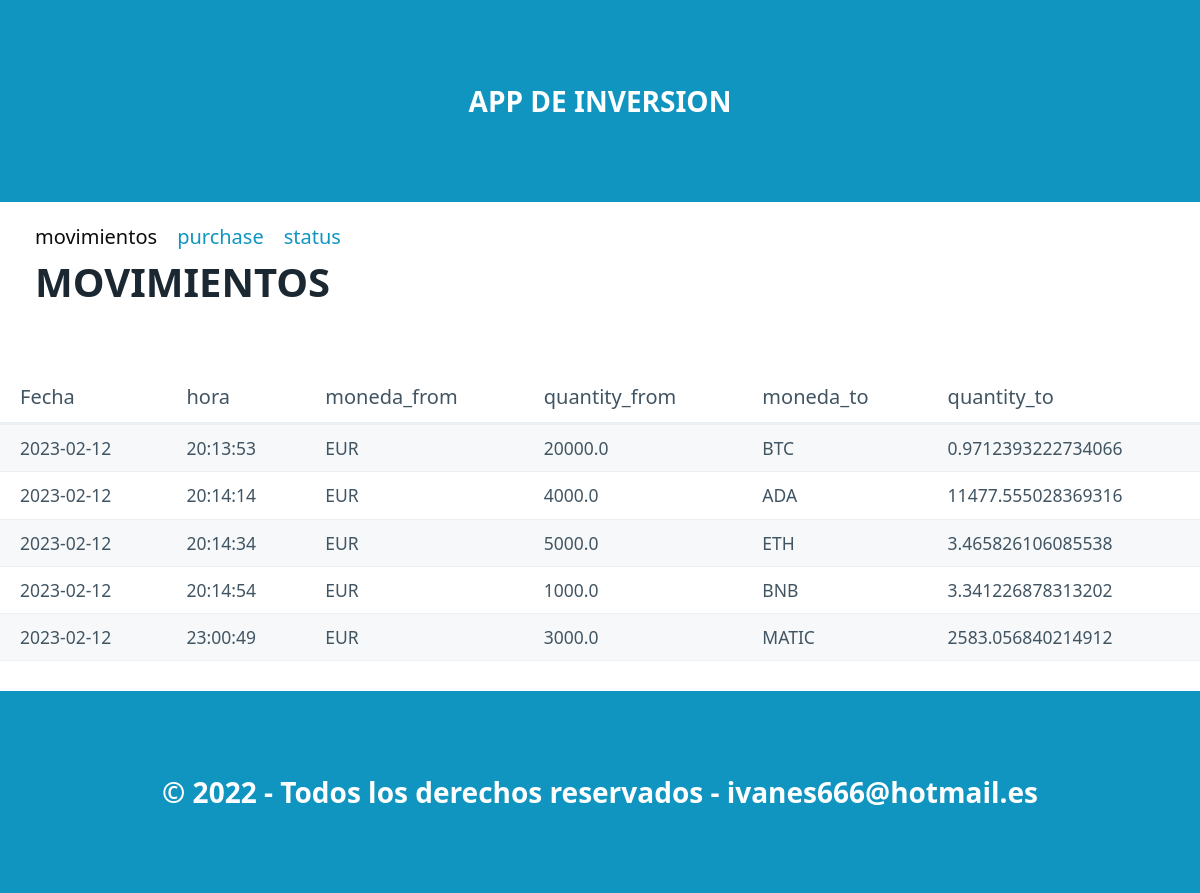
Before: / with the older database file.
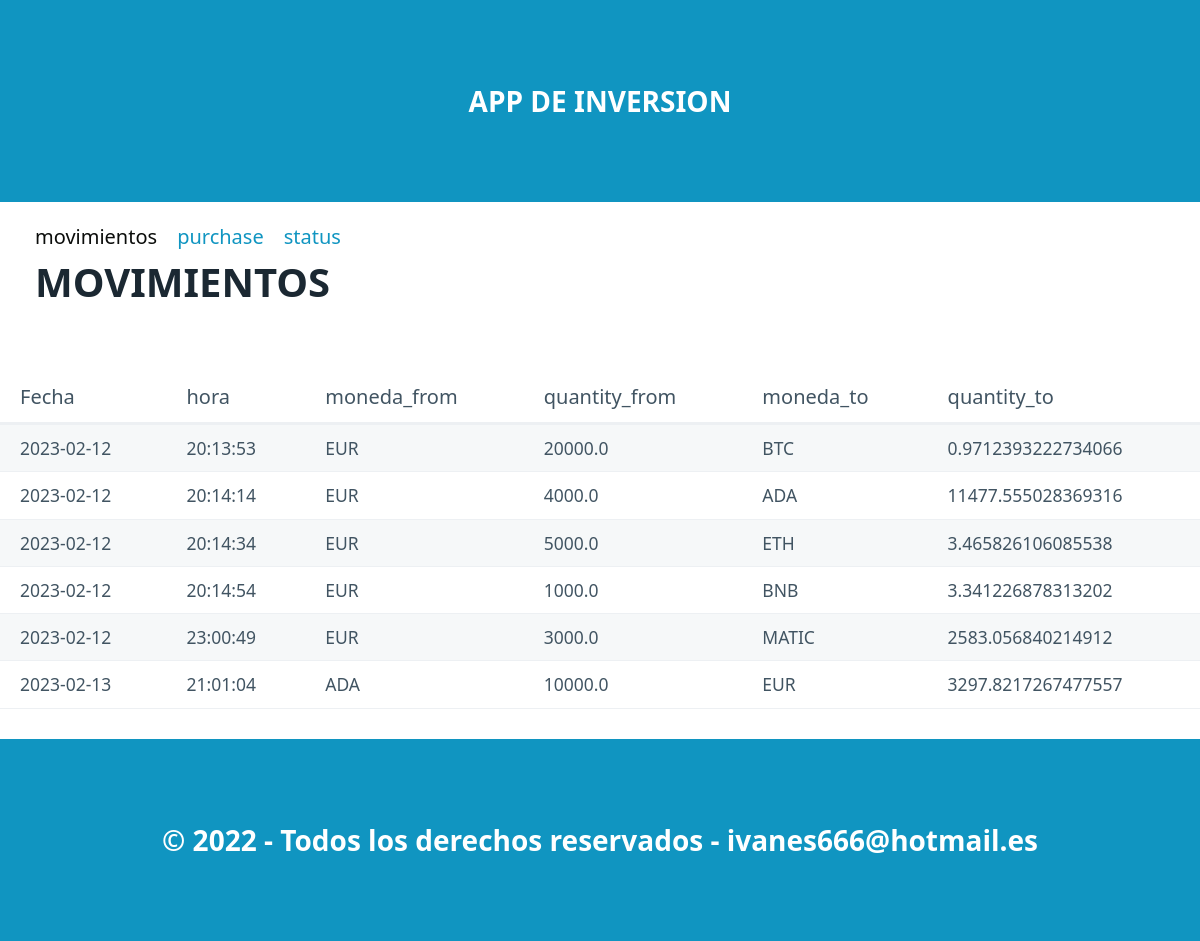
After: the same page with the newer database file.
### tables this page shows
CREATE TABLE "inversiones" (
	"id"	INTEGER,
	"date"	TEXT NOT NULL,
	"time"	TEXT NOT NULL,
	"Moneda_from"	TEXT NOT NULL,
	"Quantity_from"	REAL NOT NULL,
	"Moneda_to"	TEXT NOT NULL,
	"Quantity_to"	INTEGER NOT NULL,
	PRIMARY KEY("id" AUTOINCREMENT)
);

### registro_ig/routes.py (the view)
@app.route("/")
def index():
    datos = select_all()
    return render_template("index.html",pageTitle="Listas",data=datos)

### registro_ig/models.py (called while the page is built)
def select_all():
    connect = Conexion("select date,time,moneda_from,quantity_from,moneda_to,quantity_to from inversiones;")
    filas = connect.res.fetchall()
    columnas= connect.res.description
    resultado =[]   #lista para guadar diccionario
    for fila in filas:
        dato={}   #diccionario para cada registro
        posicion=0   #posicion de columna
        for campo in columnas:
            dato[campo[0]]=fila[posicion]
            posicion += 1
        resultado.append(dato)
    connect.con.close()
    return resultado

### registro_ig/templates/index.html (shortened to what this page needs)
{% extends "base.html" %}
{% block section %}
    <nav class="container">
    <section class="container">
            <ul>
            <li><a  class="inactivo">movimientos</a></li>
            <li><a href="/purchase">purchase</a></li>
            <li><a href="/status">status</a></li>
            </ul>
    </nav>
    <nav class="container">
    <h1>MOVIMIENTOS</h1>
    </nav>
        <table role="grid">
                <thead>
                    <tr>
                        <th>Fecha</th>
                        <th>hora</th>
                        <th>moneda_from</th>
                        <th>quantity_from</th>
                        <th>moneda_to</th>
                        <th>quantity_to</th>
                    </tr>
                </thead>
                <tbody>
                    {% if data==[] %}
                        <h1>No hay movimientos</h1>
                    {% else %}
                        {% for item in data %}
                        <tr>
                            <td>{{item.date}}</td>
                            <td>{{item.time}}</td>
                            <td>{{item.Moneda_from}}</td>
                            <td>{{item.Quantity_from}}</td>
                            <td>{{item.Moneda_to}}</td>
                            <td>{{item.Quantity_to}}</td>
                        </tr>
                        {% endfor %}
                    {% endif %}
                </tbody>
        </table>
{% endblock %}

Changed rows visible on the page:
added inversiones: date "2023-02-13", time "21:01:04", Moneda_from "ADA", Quantity_from "10000.0", Moneda_to "EUR", Quantity_to "3297.8217267477557"
